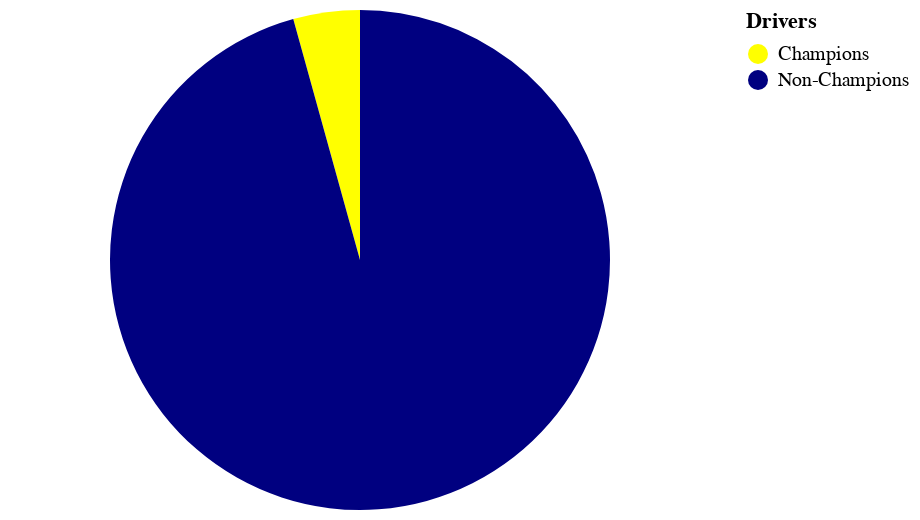

Source (Vega-Lite JSON):
### Vega-Lite specification from a JSON file in a GitHub repository (floating-point values rounded to 4 significant figures)
{"$schema": "https://vega.github.io/schema/vega-lite/v5.json", "description": "Pie Chart with percentage_tooltip", "width": 350, "height": 250, "data": {"values": [{"Drivers": "Champions", "Percentage of Champions": 33}, {"Drivers": "Non-Champions", "Percentage of Champions": 734}]}, "mark": {"type": "arc", "tooltip": true}, "encoding": {"theta": {"field": "Percentage of Champions", "type": "quantitative", "stack": "normalize"}, "color": {"field": "Drivers", "type": "nominal", "scale": {"domain": ["Champions", "Non-Champions"], "range": ["#FFFF00", "#000080"]}}}}
